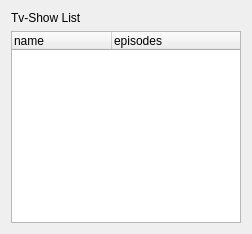
<?xml version="1.0" encoding="UTF-8"?>
<ui version="4.0">
 <class>GuiTvShowList</class>
 <widget class="QWidget" name="GuiTvShowList">
  <property name="geometry">
   <rect>
    <x>0</x>
    <y>0</y>
    <width>252</width>
    <height>234</height>
   </rect>
  </property>
  <property name="windowTitle">
   <string>Form</string>
  </property>
  <layout class="QVBoxLayout" name="verticalLayout_2">
   <item>
    <layout class="QVBoxLayout" name="verticalLayout">
     <item>
      <widget class="QLabel" name="titleLabel">
       <property name="text">
        <string>Tv-Show List</string>
       </property>
      </widget>
     </item>
     <item>
      <widget class="QTreeWidget" name="treeWidget">
       <column>
        <property name="text">
         <string>name</string>
        </property>
       </column>
       <column>
        <property name="text">
         <string>episodes</string>
        </property>
       </column>
      </widget>
     </item>
    </layout>
   </item>
  </layout>
 </widget>
 <resources/>
 <connections/>
</ui>
